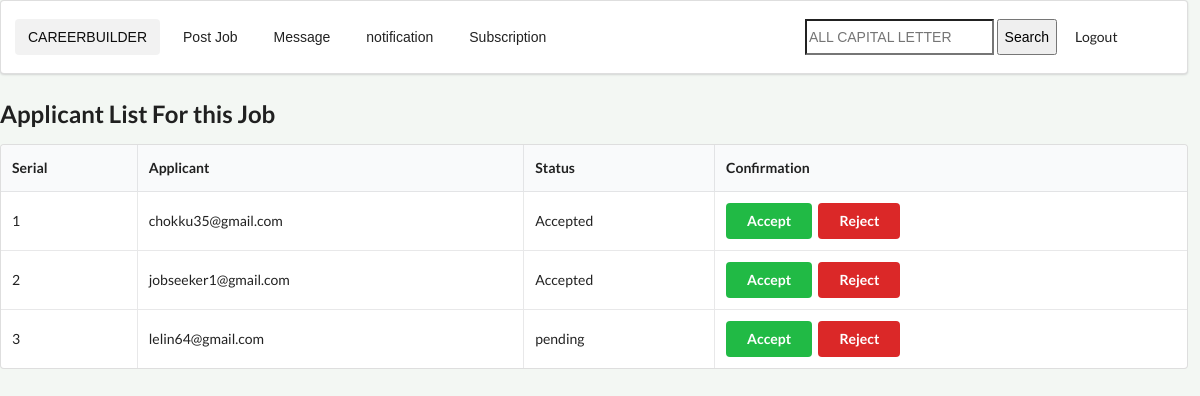
/applicantstatus.php?pid=20 (signed in), run on the app's committed database.
### tables this page shows
CREATE TABLE `appointment` (
  `id` int(11) NOT NULL,
  `applicant` varchar(100) NOT NULL,
  `recruitant` varchar(100) NOT NULL,
  `status` varchar(100) NOT NULL,
  `jobid` int(11) NOT NULL
);

### applicantstatus.php (the view, shortened to what this page needs)
<?php
if(
        isset($_SESSION['useremail'])
    &&  !empty($_SESSION['useremail'])
){
    if(
            isset($_GET['pid'])
        && !empty($_GET['pid'])
    ){
         $upid=$_GET['pid'];
    ?>
    <!DOCTYPE html>
    <html>
        <head>
             <?php include "css.php"; ?>
        </head>
        <body>
                      <div class="navbar">
              <div class="ui segment">
                  <div class="ui secondary  menu">
                      <input class="active item" type="button" value="CAREERBUILDER" onclick="homefn();">
                      <input class="item" type="button" value="Post Job" onclick="postjobfn();">
                      <input class="item" type="button" value="Message" onclick="messagefn();">
                      <input class="item" type="button" value="notification" onclick="notificationfn();">
                      <input class="item" type="button" value="Subscription" onclick="subscriebefn();">
                      <div class="right menu">
                          <div class="item">
                              <div class="ui icon input">
                                  <form action="cvsearchprocess.php" method="POST">
                                      <input type="text" name="pid" id="pid" Placeholder="ALL CAPITAL LETTER">
                                      <input type="submit" value="Search">
                                  </form>
                                  <input class="item" type="button" value="Logout" onclick="logoutfn();">
                              </div>
                          </div>
                      </div>
                  </div>
              </div>
          </div>
            <h2>Applicant List For this Job</h2>
            <table class="ui celled table">
                <thead>
                    <tr>
                         <th>Serial</th>
                        <th>Applicant</th>
                        <th>Status</th>
                        <th>Confirmation</th>
                    </tr>
                </thead>
                <tbody>
             <?php
                     try{
                        $conn=new PDO('mysql:host=localhost:3306;dbname=careerbuilder;','root','');
                        $conn->setAttribute(PDO::ATTR_ERRMODE,PDO::ERRMODE_EXCEPTION);
                        $sqlquerystring="SELECT * FROM appointment WHERE jobid='$upid'";
                        $returnobj=$conn->query($sqlquerystring);
                        if($returnobj->rowCount()==0){
                             ?>
                                <tr>
                                    <td colspan="4">No one Applied Yet</td>
                                </tr>
                            <?php
                        }
                        else{
                            $tabledata=$returnobj->fetchAll();
                            $serial=1;
                            foreach($tabledata AS $row){
                                ?>
                                 <tr>
                                    <td><?php  echo $serial; $serial=$serial+1;?></td>
                                    <td><?php echo $row['applicant']; ?></td>
                                    <td><?php echo $row['status']; ?></td>
                                     <td>
   <input type="button" class="ui green button" value="Accept" onclick="acceptfn(<?php echo $row['id']; ?>);">
    <input type="button" class="ui red button" value="Reject" onclick="rejectfn(<?php echo $row['id']; ?>);">
                                     </td>
                                </tr>
                                <?php
                            }
                        }
                        }
                    catch (PDOException $ex){
                        ?>
                             catch No data found
                        <?php
                    }
                    ?>
            </tbody>
            </table>
        </body>
    </html>
<?php
  }
     else{
         ?>
            <script>location.assign('recruiterpage.php')</script>
        <?php
}
         ?>
    <?php
}
else{
    ?>
        <script>location.assign('login.php')</script>
    <?php
}
?>

### css.php (style rules this page uses)
body { background-color: rgb(243,247,243); width: 99%; }
.right { float: right; }

### data on the page
appointment: applicant "chokku35@gmail.com", status "Accepted"
appointment: applicant "jobseeker1@gmail.com", status "Accepted"
appointment: applicant "lelin64@gmail.com", status "pending"
